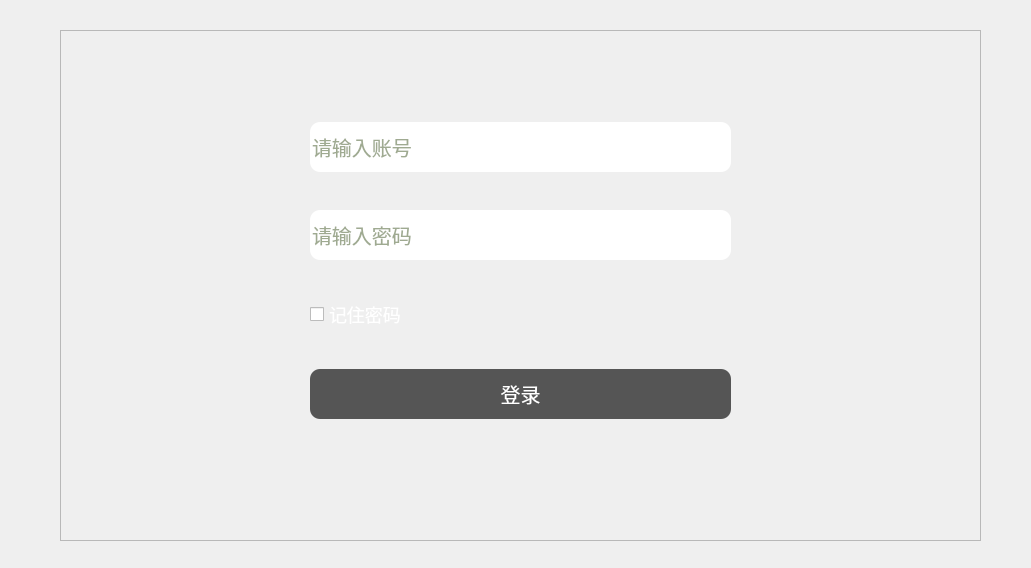
<?xml version="1.0" encoding="UTF-8"?>
<ui version="4.0">
 <class>Widget</class>
 <widget class="QWidget" name="Widget">
  <property name="geometry">
   <rect>
    <x>0</x>
    <y>0</y>
    <width>1031</width>
    <height>568</height>
   </rect>
  </property>
  <property name="windowTitle">
   <string>Widget</string>
  </property>
  <property name="styleSheet">
   <string notr="true">QFrame{
	border-image:url(:/cat.jpg);
}

QLineEdit{
	color:#405524;
	background-color:#405361；
	padding:0 5px;
	border:none;
	border-radius:10px;
	font-size:20px;
}

QCheckBox{
	color:white;
	font-size:18px;
}

QPushButton{
	font-size:20px;
	color:white;
	background-color:#555;
	border-radius:10px;
}

QPushButton:pressed{
	color:black;
	background-color:orange;
}
</string>
  </property>
  <widget class="QFrame" name="frame">
   <property name="geometry">
    <rect>
     <x>60</x>
     <y>30</y>
     <width>921</width>
     <height>511</height>
    </rect>
   </property>
   <property name="frameShape">
    <enum>QFrame::Shape::StyledPanel</enum>
   </property>
   <property name="frameShadow">
    <enum>QFrame::Shadow::Raised</enum>
   </property>
   <widget class="QWidget" name="">
    <property name="geometry">
     <rect>
      <x>250</x>
      <y>60</y>
      <width>421</width>
      <height>361</height>
     </rect>
    </property>
    <layout class="QVBoxLayout" name="verticalLayout">
     <item>
      <widget class="QLineEdit" name="lineEdit_2">
       <property name="minimumSize">
        <size>
         <width>0</width>
         <height>50</height>
        </size>
       </property>
       <property name="maximumSize">
        <size>
         <width>16777215</width>
         <height>50</height>
        </size>
       </property>
       <property name="placeholderText">
        <string>请输入账号</string>
       </property>
       <property name="clearButtonEnabled">
        <bool>false</bool>
       </property>
      </widget>
     </item>
     <item>
      <widget class="QLineEdit" name="lineEdit">
       <property name="minimumSize">
        <size>
         <width>0</width>
         <height>50</height>
        </size>
       </property>
       <property name="maximumSize">
        <size>
         <width>16777215</width>
         <height>50</height>
        </size>
       </property>
       <property name="echoMode">
        <enum>QLineEdit::EchoMode::Password</enum>
       </property>
       <property name="placeholderText">
        <string>请输入密码</string>
       </property>
      </widget>
     </item>
     <item>
      <widget class="QCheckBox" name="checkBox">
       <property name="text">
        <string>记住密码</string>
       </property>
      </widget>
     </item>
     <item>
      <widget class="QPushButton" name="pushButton">
       <property name="minimumSize">
        <size>
         <width>0</width>
         <height>50</height>
        </size>
       </property>
       <property name="maximumSize">
        <size>
         <width>16777215</width>
         <height>50</height>
        </size>
       </property>
       <property name="text">
        <string>登录</string>
       </property>
      </widget>
     </item>
    </layout>
   </widget>
  </widget>
 </widget>
 <resources/>
 <connections/>
</ui>
